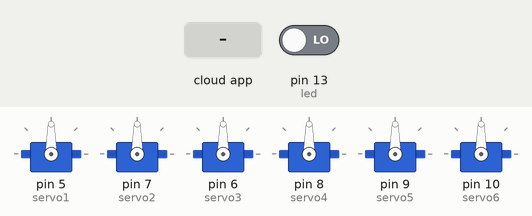
Bench run of a sketch on a simulated Arduino Uno, built with avr-gcc and run on an emulated ATmega328P. Shown: 6 × servo. The inputs (shaded band) are chosen by the test bench; at power-on: pin 13 (led) LOW. The ROS host is connected and sends only what is stated.

Above: at 1.2 s.
1.3 s: the phone or cloud app sets Servo1 to 0
At 1.6 s:
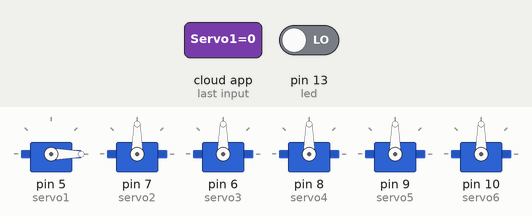
2.8 s: the phone or cloud app sets Servo2 to 0
At 4.0 s:
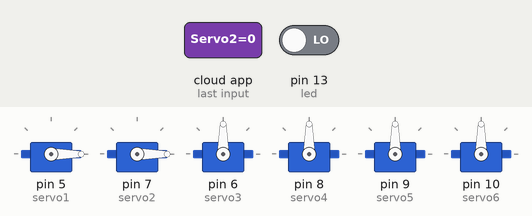
4.3 s: the phone or cloud app sets Servo3 to 0
At 5.0 s:
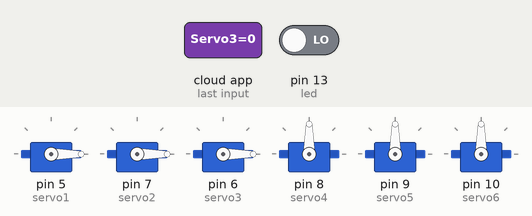
5.8 s: the phone or cloud app sets Servo4 to 0
At 6.2 s:
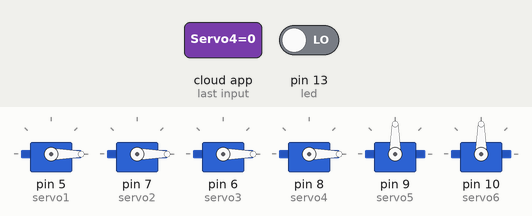
7.3 s: the phone or cloud app sets Servo5 to 0
At 8.5 s:
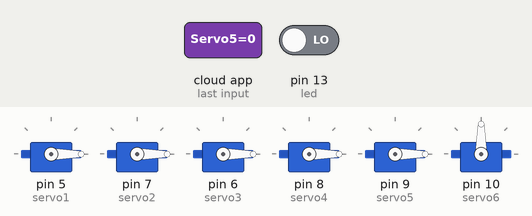
8.8 s: the phone or cloud app sets Servo6 to 0
At 9.6 s:
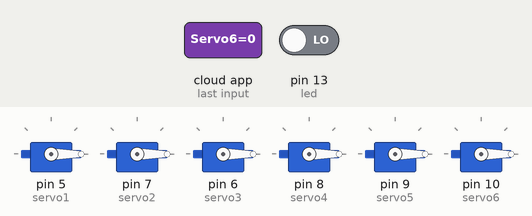
Timing chart, 0 to 11.3 s (numbered marks = the images above; inputs shaded):
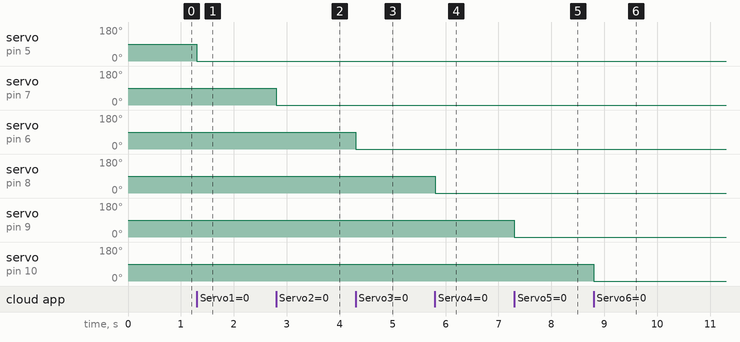

The sketch:

Servos_Control.ino
```cpp
/*
 * rosserial Servo Control Example
 *
 * This sketch demonstrates the control of hobby R/C servos
 * using ROS and the arduiono
 *
 * For the full tutorial write up, visit
 * www.ros.org/wiki/rosserial_arduino_demos
 *
 * For more information on the Arduino Servo Library
 * Checkout :
 * http://www.arduino.cc/en/Reference/Servo
 */

#if (ARDUINO >= 100)
 #include <Arduino.h>
#else
 #include <WProgram.h>
#endif

#include <Servo.h>
#include <ros.h>
#include <std_msgs/UInt16.h>

ros::NodeHandle  nh;

  Servo servo1;
  Servo servo2;
  Servo servo3;
  Servo servo4;
  Servo servo5;
  Servo servo6;

void servo1_cb( const std_msgs::UInt16& cmd_msg){
  servo1.write(cmd_msg.data); //set servo angle, should be from 0-180
  digitalWrite(13, HIGH-digitalRead(13));  //toggle led
}


void servo2_cb( const std_msgs::UInt16& cmd_msg){
  servo2.write(cmd_msg.data); //set servo angle, should be from 0-180
  digitalWrite(13, HIGH-digitalRead(13));  //toggle led
}


void servo3_cb( const std_msgs::UInt16& cmd_msg){
  servo3.write(cmd_msg.data); //set servo angle, should be from 0-180
  digitalWrite(13, HIGH-digitalRead(13));  //toggle led
}


void servo4_cb( const std_msgs::UInt16& cmd_msg){
  servo4.write(cmd_msg.data); //set servo angle, should be from 0-180
  digitalWrite(13, HIGH-digitalRead(13));  //toggle led
}


void servo5_cb( const std_msgs::UInt16& cmd_msg){
  servo5.write(cmd_msg.data); //set servo angle, should be from 0-180
  digitalWrite(13, HIGH-digitalRead(13));  //toggle led
}


void servo6_cb( const std_msgs::UInt16& cmd_msg){
  servo6.write(cmd_msg.data); //set servo angle, should be from 0-180
  digitalWrite(13, HIGH-digitalRead(13));  //toggle led
}


ros::Subscriber<std_msgs::UInt16> sub1("Servo1", servo1_cb);

ros::Subscriber<std_msgs::UInt16> sub2("Servo2", servo2_cb);

ros::Subscriber<std_msgs::UInt16> sub3("Servo3", servo3_cb);

ros::Subscriber<std_msgs::UInt16> sub4("Servo4", servo4_cb);

ros::Subscriber<std_msgs::UInt16> sub5("Servo5", servo5_cb);

ros::Subscriber<std_msgs::UInt16> sub6("Servo6", servo6_cb);

void setup(){

  nh.initNode();
  nh.subscribe(sub1);
  nh.subscribe(sub2);
  nh.subscribe(sub3);
  nh.subscribe(sub4);
  nh.subscribe(sub5);
  nh.subscribe(sub6);


  servo1.attach(5); //attach it to pin 9
  servo2.attach(7);
  servo3.attach(6);
  servo4.attach(8);
  servo5.attach(9);
  servo6.attach(10);
}

void loop(){
  nh.spinOnce();
  delay(1);
}
```

Measured:
- after the input at 1.3 s, servo on pin 5 (servo1): 90° → 0° at once
- after the input at 2.8 s, servo on pin 7 (servo2): 90° → 0° at once
- after the input at 4.3 s, servo on pin 6 (servo3): 90° → 0° at once
- after the input at 5.8 s, servo on pin 8 (servo4): 90° → 0° at once
- after the input at 7.3 s, servo on pin 9 (servo5): 90° → 0° at once
- after the input at 8.8 s, servo on pin 10 (servo6): 90° → 0° at once
